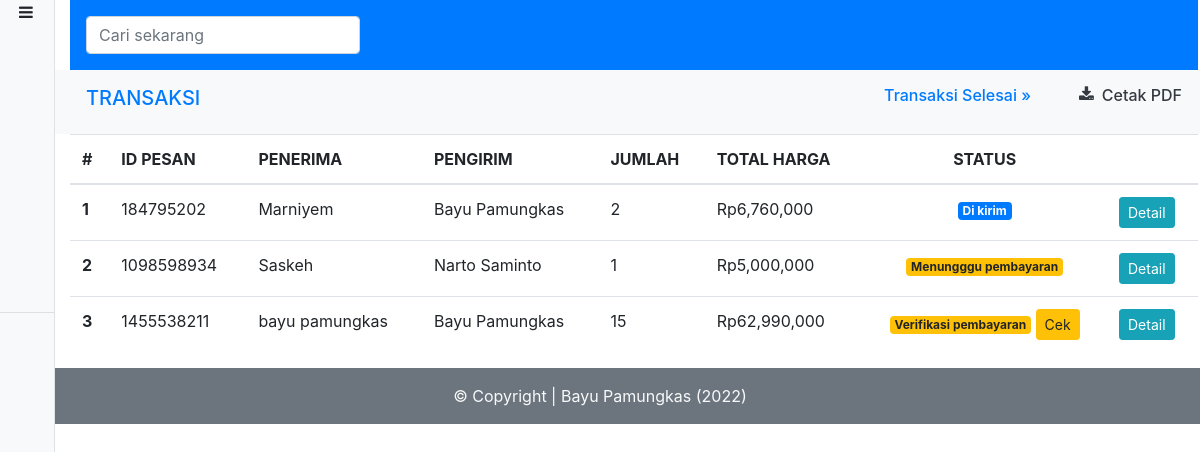
Screenshot of /admin/transaksi.php (signed in) with the database file from the repository.
### tables this page shows
CREATE TABLE `transaksi` (
  `id` int(11) NOT NULL,
  `id_pesan` int(11) NOT NULL,
  `id_user` int(11) NOT NULL,
  `pengirim` varchar(50) NOT NULL,
  `penerima` varchar(50) NOT NULL,
  `alamat` varchar(150) NOT NULL,
  `telepon` int(15) NOT NULL,
  `email` varchar(50) NOT NULL,
  `kuantiti_total` int(11) NOT NULL,
  `total_akhir` int(20) NOT NULL,
  `pembayaran` int(11) NOT NULL,
  `id_status` int(11) NOT NULL,
  `pesan_at` datetime NOT NULL,
  `kirim_at` datetime NOT NULL,
  `terima_at` datetime NOT NULL
);

CREATE TABLE `status` (
  `id_status` int(1) NOT NULL,
  `keterangan` varchar(15) NOT NULL
);

### function/admin.php (called while the page is built, shortened)
<?php
require 'koneksi.php';
function ambilTransaksi()
{
    global $konek;
    $result = mysqli_query($konek, "SELECT * FROM transaksi JOIN status ON status.id_status = transaksi.id_status WHERE transaksi.id_status != '3' ");
    $trans = [];
    while ($tran = mysqli_fetch_object($result)) {
        $trans[] = $tran;
    }
    $data = [
        'judul' => "Transaki | Admin",
        'trans' => $trans,
    ];
    return $data;
}

### admin/transaksi.php (the view, shortened to what this page needs)
<?php
require '../function/admin.php';
$transaksi = ambilTransaksi()['trans'];
require 'template_admin/header.php';
?>
<div class="row py-3 px-3 bg-light">
    <div class="col-md">
        <a href="" class="text-decoration-none text-primary">
            <h5 id="judul" class="text-uppsercase ">TRANSAKSI</h5>
        </a>
    </div>
    <div class="col-md d-flex justify-content-end">
        <a id="btn-transaksi" class="text-primary mr-5" style="cursor: pointer">
            <h6 class="float-right">Transaksi Selesai &raquo;</h6>
        </a>
        <a href="<?= url ?>admin/cetakTransaksi.php" class="text-decoration-none text-dark d-flex"><i class="fa fa-download mr-2"></i>
            <h6> Cetak PDF</h6>
        </a>
    </div>
</div>
<table class="transaksi table">
    <thead>
        <tr>
            <th scope="col">#</th>
            <th scope="col">ID PESAN</th>
            <th scope="col">PENERIMA</th>
            <th scope="col">PENGIRIM</th>
            <th scope="col">JUMLAH</th>
            <th scope="col">TOTAL HARGA</th>
            <th scope="col" class="text-center">STATUS</th>
            <th scope="col"></th>
        </tr>
    </thead>
    <tbody>
        <?php foreach ($transaksi as $key => $value) : ?>
            <tr>
                <th scope="row"><?= $key + 1 ?></th>
                <td><?= $value->id_pesan ?></td>
                <td><?= $value->penerima ?></td>
                <td><?= $value->pengirim ?></td>
                <td><?= $value->kuantiti_total ?></td>
                <td>Rp<?= number_format($value->total_akhir, 0) ?></td>
                <td class="text-center">
                    <?php if ($value->id_status == 0 && $value->pembayaran == 0) : ?>
                        <span class=" badge badge-warning">Menungggu pembayaran</span>
                    <?php elseif ($value->id_status == 0 && $value->pembayaran == 1) : ?>
                        <span class=" badge badge-warning">Verifikasi pembayaran</span>
                        <button type="button" class="btn btn-sm btn-warning" data-toggle="modal" data-target="#cek-bayar<?= $value->id_pesan ?>">
                            Cek
                        </button>
                    <?php elseif ($value->id_status == 2) : ?>
                        <span class=" badge badge-primary"><?= $value->keterangan ?></span>
                    <?php elseif ($value->id_status == 3) : ?>
                        <span class="badge badge-success"><?= $value->keterangan ?></span>
                    <?php endif; ?>
                </td>
                <td>
                    <button type="button" class="btn btn-sm btn-info" data-toggle="modal" data-target="#detail<?= $value->id_pesan ?>">Detail</button>
                </td>
            </tr>
        <?php endforeach; ?>
    </tbody>
</table>
<?php require 'template_admin/footer.php' ?>

### assets/css/custom.css (style rules this page uses)
* { margin: 0; padding: 0; }

### rows the page displays
transaksi: id_pesan "184795202", penerima "Marniyem", pengirim "Bayu Pamungkas", kuantiti_total "2", total_akhir "6,760,000", id_status.keterangan "Di kirim"
transaksi: id_pesan "1098598934", penerima "Saskeh", pengirim "Narto Saminto", kuantiti_total "1", total_akhir "5,000,000", pembayaran "Menungggu pembayaran"
transaksi: id_pesan "1455538211", penerima "bayu pamungkas", pengirim "Bayu Pamungkas", kuantiti_total "15", total_akhir "62,990,000"

### other values shown
author "Bayu Pamungkas"
